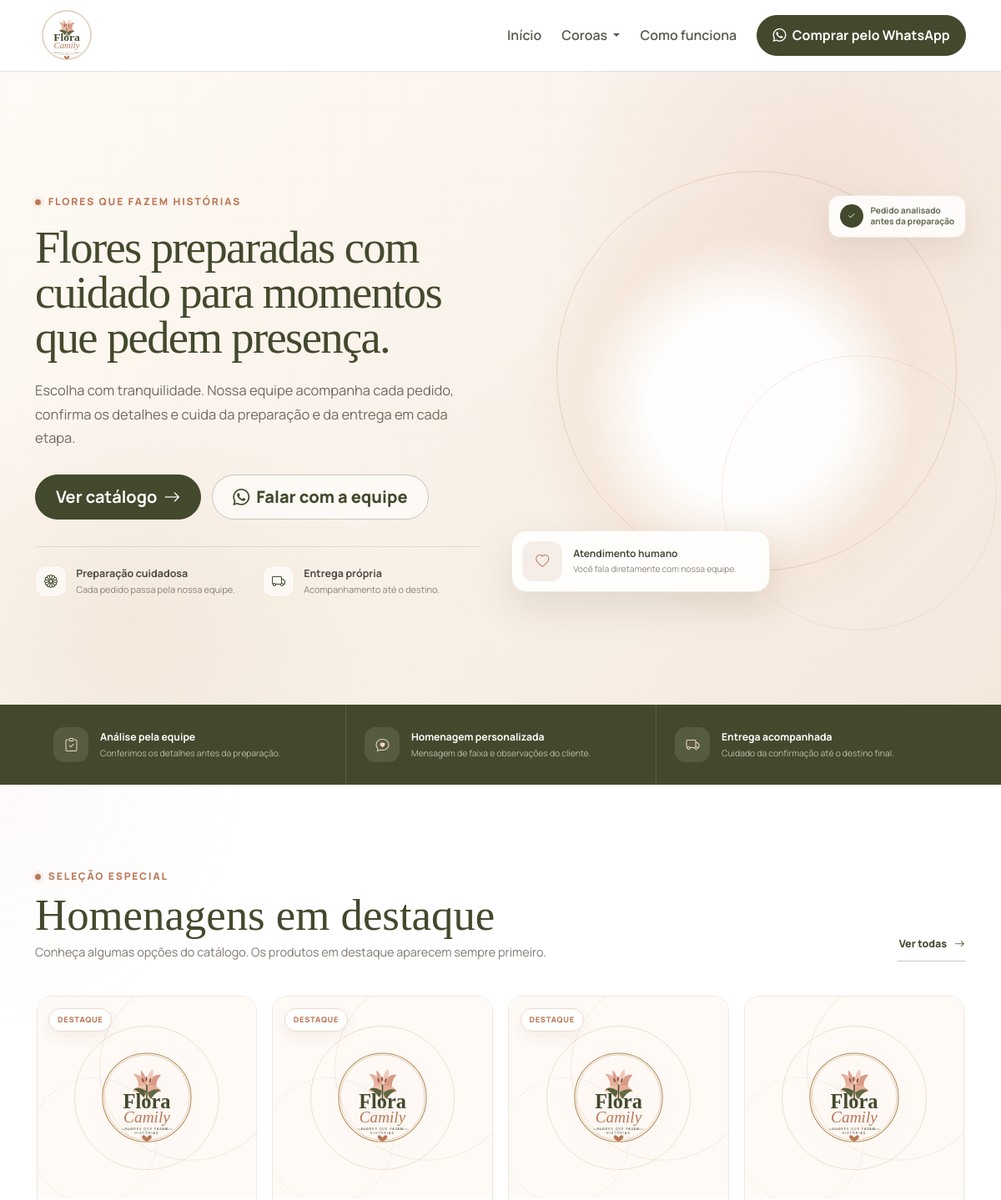
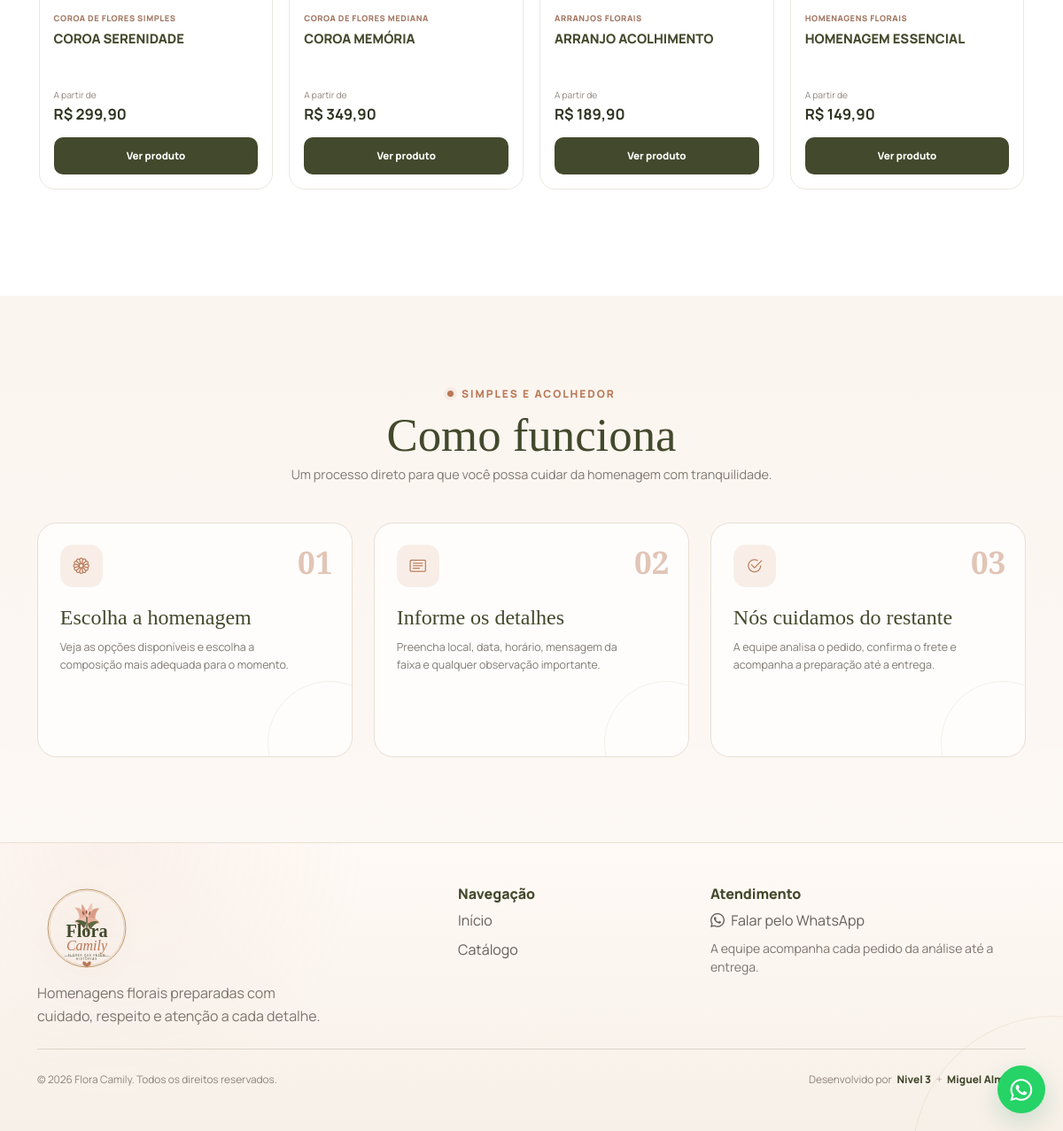
The page / on the database its author committed (2 pictures, top to bottom).
### tables this page shows
CREATE TABLE IF NOT EXISTS app_settings (
    setting_key VARCHAR(120) PRIMARY KEY,
    setting_value TEXT NULL,
    updated_at TIMESTAMP DEFAULT CURRENT_TIMESTAMP ON UPDATE CURRENT_TIMESTAMP
);

CREATE TABLE IF NOT EXISTS categories (
    id INT UNSIGNED AUTO_INCREMENT PRIMARY KEY,
    parent_id INT UNSIGNED NULL,
    name VARCHAR(120) NOT NULL,
    slug VARCHAR(140) NOT NULL UNIQUE,
    active TINYINT(1) NOT NULL DEFAULT 1,
    sort_order INT NOT NULL DEFAULT 0,
    created_at TIMESTAMP DEFAULT CURRENT_TIMESTAMP,
    updated_at TIMESTAMP DEFAULT CURRENT_TIMESTAMP ON UPDATE CURRENT_TIMESTAMP,
    INDEX idx_categories_active_sort (active, sort_order),
    INDEX idx_categories_parent_sort (parent_id, sort_order),
    CONSTRAINT fk_categories_parent FOREIGN KEY (parent_id) REFERENCES categories(id) ON DELETE RESTRICT
);

CREATE TABLE IF NOT EXISTS products (
    id INT UNSIGNED AUTO_INCREMENT PRIMARY KEY,
    name VARCHAR(160) NOT NULL,
    category VARCHAR(100) NOT NULL DEFAULT 'Homenagens florais',
    category_id INT UNSIGNED NULL,
    description TEXT NULL,
    price DECIMAL(10,2) NOT NULL DEFAULT 0.00,
    installment_count INT UNSIGNED NULL,
    installment_value DECIMAL(10,2) NULL,
    image VARCHAR(255) NULL,
    active TINYINT(1) NOT NULL DEFAULT 1,
    featured TINYINT(1) NOT NULL DEFAULT 0,
    created_at TIMESTAMP DEFAULT CURRENT_TIMESTAMP,
    updated_at TIMESTAMP DEFAULT CURRENT_TIMESTAMP ON UPDATE CURRENT_TIMESTAMP,
    INDEX idx_products_active (active),
    INDEX idx_products_featured (featured),
    INDEX idx_products_category_id (category_id),
    CONSTRAINT fk_products_category FOREIGN KEY (category_id) REFERENCES categories(id) ON DELETE SET NULL
);

### index.php (the view, shortened to what the rows shown need)
<?php
require __DIR__ . '/includes/header.php';
$stmt = db()->query(
    'SELECT p.*, c.name AS category_name, c.slug AS category_slug
     FROM products p
     LEFT JOIN categories c ON c.id = p.category_id
     WHERE p.active = 1
     ORDER BY p.featured DESC, p.created_at DESC
     LIMIT 12'
);
$products = $stmt->fetchAll();
?>
<section class="home-hero">
    <div class="container">
        <div class="row align-items-center g-5 g-xl-6">
            <div class="col-lg-6">
                <div class="home-hero-copy">
                    <h1>Flores preparadas com cuidado para momentos que pedem presença.</h1>
                </div>
            </div>
            <div class="col-lg-6">
                <div class="home-hero-visual hero-crowns-layout">
                    <div class="hero-crowns-showcase" aria-label="Coroas florais Flora Camily">
                        <img
                            src="<?= e(siteHeroImage()) ?>"
                            alt="Composição de coroas florais Flora Camily"
                            class="hero-crowns-composition"
                        >
                    </div>
                </div>
            </div>
        </div>
    </div>
</section>
<section class="home-products-section">
    <div class="container">
        <div class="home-section-head">
            <div>
                <h2>Homenagens em destaque</h2>
            </div>
        </div>
        <?php if (!$products): ?>
            <div class="home-empty-products">
                <i class="bi bi-flower1"></i>
                <h3>Novas homenagens em breve</h3>
                <p>Estamos preparando nosso catálogo.</p>
            </div>
        <?php else: ?>
            <div class="home-products-carousel" data-product-carousel>
                <div class="home-products-viewport">
                    <div class="home-products-track">
                        <?php foreach ($products as $product): ?>
                            <?php $fallback = empty($product['image']); ?>
                            <div class="home-product-slide">
                                <article class="home-product-card is-simple">
                                    <a href="produto.php?id=<?= (int) $product['id'] ?>" class="home-product-media">
                                        <?php if ($fallback): ?>
                                            <div class="home-product-placeholder">
                                                <span class="placeholder-orbit orbit-two"></span>
                                                <img src="<?= e(siteLogo()) ?>" alt="Flora Camily">
                                            </div>
                                        <?php endif; ?>
                                        <?php if ((int) $product['featured'] === 1): ?>
                                            <span class="home-product-featured">Destaque</span>
                                        <?php endif; ?>
                                    </a>
                                    <div class="home-product-body">
                                        <div class="home-product-copy">
                                            <span class="home-product-category-text">
                                                <?= e(productCategoryName($product)) ?>
                                            </span>
                                            <h3>
                                                <a href="produto.php?id=<?= (int) $product['id'] ?>">
                                                    <?= e($product['name']) ?>
                                                </a>
                                            </h3>
                                        </div>
                                        <div class="home-product-price-block">
                                            <small>A partir de</small>
                                            <strong><?= money((float) $product['price']) ?></strong>
                                        </div>
                                        <a href="produto.php?id=<?= (int) $product['id'] ?>" class="home-product-shop-button">
                                            Ver produto
                                        </a>
                                    </div>
                                </article>
                            </div>
                        <?php endforeach; ?>
                    </div>
                </div>
            </div>
        <?php endif; ?>
    </div>
</section>
<section id="como-funciona" class="home-how-section">
    <div class="container">
        <div class="home-how-head text-center">
            <h2>Como funciona</h2>
        </div>
    </div>
</section>
<?php require __DIR__ . '/includes/footer.php'; ?>

### includes/header.php (shortened to what the rows shown need)
<?php
require_once __DIR__ . '/../config.php';
$headerCategoryTree = categoryTree();
$seoImage = trim((string) ($seoImage ?? absoluteUrl(siteLogo())));
?>
<!doctype html>
<html lang="pt-BR">
<head>
    <link rel="icon" href="<?= e(siteFavicon()) ?>">
    <link href="https://cdn.jsdelivr.net/npm/bootstrap@5.3.3/dist/css/bootstrap.min.css" rel="stylesheet">
    <link rel="stylesheet" href="https://cdn.jsdelivr.net/npm/bootstrap-icons@1.11.3/font/bootstrap-icons.min.css">
    <link rel="stylesheet" href="assets/css/style.css">
</head>
<body>
<nav class="navbar navbar-expand-lg navbar-light bg-white sticky-top border-bottom py-2">
    <div class="container">
        <a class="navbar-brand d-flex align-items-center" href="index.php" aria-label="Flora Camily - Início">
            <img src="<?= e(siteLogo()) ?>" alt="Flora Camily" class="brand-logo">
        </a>
        <div class="collapse navbar-collapse" id="mainMenu">
            <ul class="navbar-nav ms-auto align-items-lg-center gap-lg-2">
                <?php foreach ($headerCategoryTree as $rootCategory): ?>
                    <?php if (!empty($rootCategory['children'])): ?>
                        <li class="nav-item dropdown">
                            <a
                                class="nav-link dropdown-toggle"
                                href="loja.php?categoria=<?= urlencode((string) $rootCategory['slug']) ?>"
                                role="button"
                                data-bs-toggle="dropdown"
                                aria-expanded="false"
                            >
                                <?= e($rootCategory['name']) ?>
                            </a>
                        </li>
                    <?php endif; ?>
                <?php endforeach; ?>
            </ul>
        </div>
    </div>
</nav>
<main>

### includes/footer.php (shortened to what the rows shown need)
</main>
<footer class="site-footer">
    <div class="container py-5">
        <div class="row g-4 align-items-start">
            <div class="col-lg-5">
                <div class="footer-brand-block">
                    <img src="<?= e(siteLogo()) ?>" alt="Flora Camily" class="footer-logo">
                    <p class="footer-text mb-0">
                        Homenagens florais preparadas com cuidado, respeito e atenção a cada detalhe.
                    </p>
                </div>
            </div>
        </div>
    </div>
</footer>
</body>
</html>

### rows shown on the page
app_settings: setting_value (picture)
categories: name "Coroas"
app_settings: setting_value (picture)
products: app_settings.setting_value (picture), featured "DESTAQUE", category.name "COROA DE FLORES SIMPLES", name "COROA SERENIDADE", price "R$ 299,90"
products: app_settings.setting_value (picture), featured "DESTAQUE", category.name "COROA DE FLORES MEDIANA", name "COROA MEMÓRIA", price "R$ 349,90"
products: app_settings.setting_value (picture), featured "DESTAQUE", category "ARRANJOS FLORAIS", name "ARRANJO ACOLHIMENTO", price "R$ 189,90"
products: app_settings.setting_value (picture), category "HOMENAGENS FLORAIS", name "HOMENAGEM ESSENCIAL", price "R$ 149,90"
